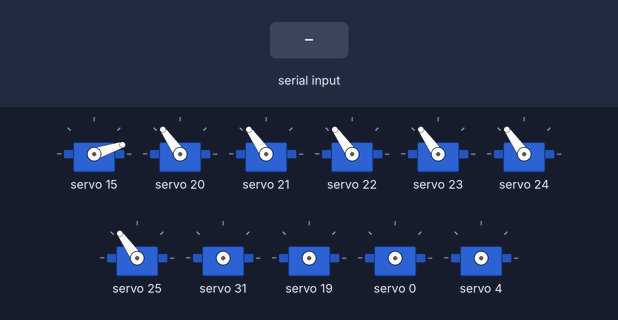
Simulated run of this sketch. Board: Arduino Uno, built with avr-gcc and run on an emulated ATmega328P. On the bench: 11 × servo. The inputs (shaded band) are chosen by the test bench.

Above: at 1.2 s.
1.3 s: "90,45,200\n" received over Serial
2.8 s: "30,150,10\n" received over Serial
4.3 s: "1\n" received over Serial
5.8 s: "5\n" received over Serial
7.3 s: "1,90\n" received over Serial
Timing chart, 0 to 9.9 s (numbered marks = the images above; inputs shaded):
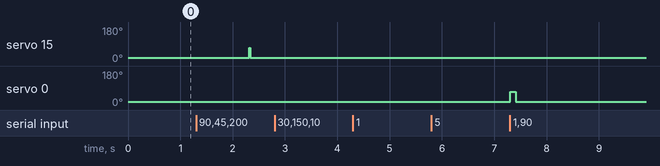

Measured:
- after the input at 7.3 s, servo 0: 18° → 71° at once, → 18° 0.10 s later

The sketch:

Key2.ino
```cpp
#include <Wire.h>
#include <Adafruit_PWMServoDriver.h>

// Create an instance of the PCA9685 driver
Adafruit_PWMServoDriver pwm1 = Adafruit_PWMServoDriver(0x40);
Adafruit_PWMServoDriver pwm2 = Adafruit_PWMServoDriver(0x41);

// Servo settings
#define SERVOMIN 150  // Minimum pulse length count (approx 0°)
#define SERVOMAX 600  // Maximum pulse length count (approx 180°)

// Function to convert angle to pulse length

int angleToPulse(int angle) {
  return map(angle, 0, 180, SERVOMIN, SERVOMAX);
}
void servocom(int x, int y, int lor){
  int ang = lor==1?-45:45;
  //digitalWrite(x+30,HIGH);
  if(x>11)
   pwm2.setPWM(x-11, 0, angleToPulse(ang));
 else
  pwm1.setPWM(x-1, 0, angleToPulse(ang));
 delay(y);
   if(x>11)
   pwm2.setPWM(x-11, 0, angleToPulse(0));
 else
  pwm1.setPWM(x-1, 0, angleToPulse(0));
   digitalWrite(x+30,LOW);
  }
void flute(int f1, int f2, int f3, int f4, int f5, int f6, int del){
   pwm2.setPWM(4, 0, angleToPulse(f1-48==0?90:135));
    pwm2.setPWM(5, 0, angleToPulse(f2-48==0?90:135));
     pwm2.setPWM(6, 0, angleToPulse(f3-48==0?90:135));
      pwm2.setPWM(7, 0, angleToPulse(f4-48==0?90:135));
       pwm2.setPWM(8, 0, angleToPulse(f5-48==0?90:135));
        pwm2.setPWM(9, 0, angleToPulse(f6-48==0?90:135));
        delay(del);
        pwm2.setPWM(4, 0, angleToPulse(90));
    pwm2.setPWM(5, 0, angleToPulse(90));
     pwm2.setPWM(6, 0, angleToPulse(90));
      pwm2.setPWM(7, 0, angleToPulse(90));
       pwm2.setPWM(8, 0, angleToPulse(90));
        pwm2.setPWM(9, 0, angleToPulse(90));
}


void setup() {
  int k = 10;
  pwm1.begin();
  pwm1.setPWMFreq(50);
   pwm2.begin();
  pwm2.setPWMFreq(50); // Set frequency to 50 Hz

Serial.begin(9600);
while(k>=0){
  //pinMode(k+21,OUTPUT); // SETTING PINS FOR CORRESPONDING leds 21,22,23.... &31,32,33...
  //pinMode(k+31,OUTPUT);
  // pwm1.setPWM(k, 0, angleToPulse(90));// to bring all servos to normal position at the very start
    //pwm2.setPWM(k, 0, angleToPulse(90));
    k--;
    //delay(1000);
}

}

void loop() {

String myString= Serial.readStringUntil('\n');
//string format  is servonumber|servonumber|delay|1 for ACW and 0 for CW   eg. 0110001
//format for servo numbers, is 01 for first servo of first driver and 11 for first servo of second driver,
//for using only one servo at a time give 00.

 String subString1 = myString.substring(0, 2);
  //Serial.println(subString1);
 String subString2 = myString.substring(2,6);
  //Serial.println(subString2);
 String subString4 = myString.substring(6, 7);
   //Serial.println(subString4);

int x;
int y;
int lor, del;
x = subString1.toInt(); // servo1
y = subString2.toInt(); // delay
lor = subString4.toInt(); //cw or acw
del = (myString.substring(13,17)).toInt();
servocom(x,y,lor);
flute(myString[7],myString[8],myString[9],myString[10],myString[11],myString[12],del);
}
```
